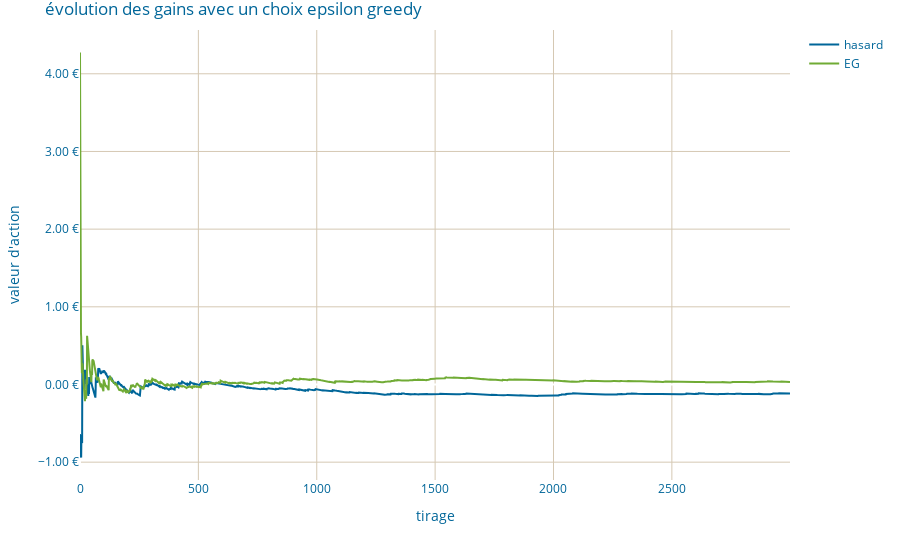

Write notebook code for a chart like this one.
### Markdown cell above
Si on attend assez longtemps, on voit que c'est bien le bandit 0 qui a la valeur d'action la plus élevée et qui fini par être choisi.

### Code cell
data_fig=[{
    'name' : "hasard",
    'type': 'scatter',
    'mode' : 'lines',
    'x' : tirageAleatoire.index,
    'y' : tirageAleatoire.Q
},{
    'name' : "EG",
    'type': 'scatter',
    'mode' : 'lines',
    'x' : tirageEQ.index,
    'y' : tirageEQ.Q
}]

layout = {  
    'title' : 'évolution des gains avec un choix epsilon greedy',
    'template' : 'blitz',
    'xaxis' : {
        'title' : "tirage",
    },
    'yaxis' : {
        'title' : "valeur d'action",
        'tickformat' : '.2f',
        'ticksuffix' : ' €'
    }
} 
pio.show({'data': data_fig, 'layout':layout})

### Figure 1 — Plotly figure (JSON) as saved in the notebook; plotly's stock layout.template omitted (floating-point values rounded to 4 significant figures; data arrays with more than 128 entries replaced by an {"elided": "..."} marker saying what was removed)
{"data": [{"mode": "lines", "name": "hasard", "type": "scatter", "x": {"elided": "3000 int values"}, "y": {"elided": "3000 float values"}}, {"mode": "lines", "name": "EG", "type": "scatter", "x": {"elided": "3000 int values"}, "y": {"elided": "3000 float values"}}], "layout": {"title": {"text": "évolution des gains avec un choix epsilon greedy"}, "xaxis": {"title": {"text": "tirage"}}, "yaxis": {"tickformat": ".2f", "ticksuffix": " €", "title": {"text": "valeur d'action"}}}}
